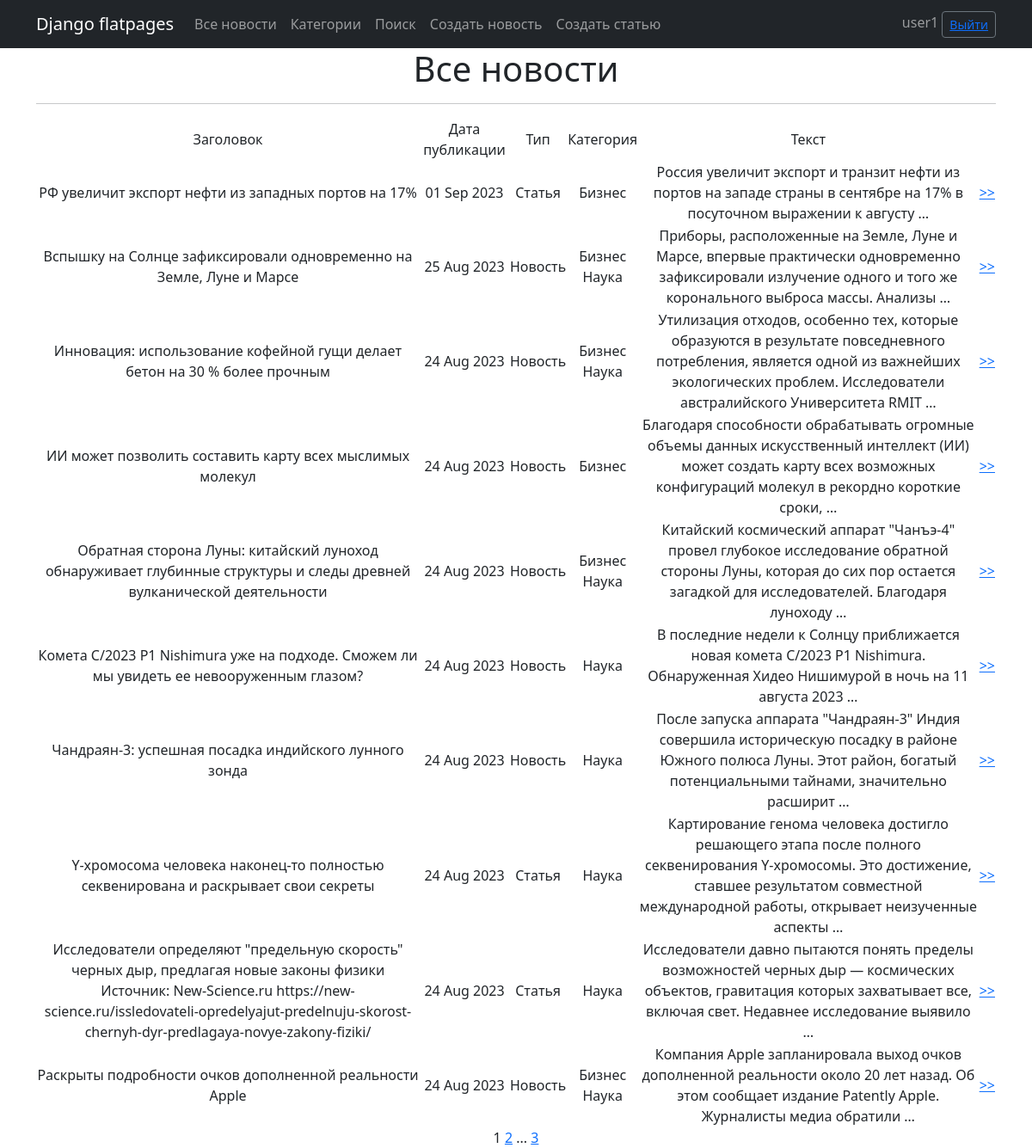
Page /news/ (signed in) on the committed database.
### news/models.py (models this page shows, shortened)
class Post(models.Model):
    news = 'N'
    article = 'A'
    POSITIONS = [
        (news, 'Новость'),
        (article, 'Статья')
    ]
    author = models.ForeignKey(Author, on_delete=models.CASCADE)
    select = models.CharField(max_length=1, choices=POSITIONS, default=news)
    datetime = models.DateTimeField(auto_now_add=True)
    title = models.CharField(max_length=255)
    text = models.TextField()
    category = models.ManyToManyField(Category)
    rating = models.IntegerField(default=0)

class Category(models.Model):
    name = models.CharField(max_length=64, unique=True)
    subscribers = models.ManyToManyField(User)  # related_name='categories'
    def __str__(self):
        return self.name

### news/views.py (the view)
# urls.py: path('', PostList.as_view(), name='post_list'),
class PostList(LoginRequiredMixin, ListView):
    model = Post
    ordering = '-datetime'
    template_name = 'news.html'
    context_object_name = 'posts'
    paginate_by = 10

### news/templatetags/custom_filters.py (called while the page is built)
@register.filter()
def type_filter(value):
    for a in Post.POSITIONS:
        if a[0] == value:
            return a[1]
    return None

@register.filter()
def censor(value):
    def check_word(word):
        for j in range(0, len(word_list)):
            if word.lower() == word_list[j]:
                new_word = word[0]
                for k in range(1, len(word)):
                    new_word += '*'
                word = new_word
        return word
    if type(value) != str:
        return 'Ошибка: "value" не строка!'
    s = ''
    i = 0
    new_word = ''
    while i < len(value):
        c = value[i]
        if (c != ' ') and (c != '.') and (c != ',') and (c != '!') and (c != '?') and (c != ' '):
            new_word += c
        else:
            if new_word != '':
                s = s + check_word(new_word) + c
                new_word = ''
            else:
                s += c
        i += 1
    if new_word != '':
        s = s + check_word(new_word)
    return s

### templates/news.html (shortened to what this page needs)
{% extends 'flatpages/default.html' %}
{% load custom_filters %}
{% block content %}
   <h1>Все новости</h1>
   <hr>
   {% if posts %}
       <table>
           <tr>
               <td>Заголовок</td>
               <td>Дата публикации</td>
               <td>Тип</td>
               <td>Категория</td>
               <td>Текст</td>
               <td></td>
           </tr>
           {% for post in posts %}
           <tr>
               <td>{{ post.title|censor }}</td>
               <td>{{ post.datetime|date:'d M Y' }}</td>
               <td>{{ post.select|type_filter }}</td>
               <td>{% for category in post.category.all %}{{ category }}<br/>{% endfor %}</td>
               <td>{{ post.text|censor|truncatewords:20 }}</td>
               <td><a href="{% url 'post_detal' post.pk %}">>></a></td>
           </tr>
           {% endfor %}
       </table>
   {% else %}
       <h2>Новостей нет!</h2>
   {% endif %}
   {{ page_obj.number }}
   {% if page_obj.has_next %}
       <a href="?page={{ page_obj.next_page_number }}">{{ page_obj.next_page_number }}</a>
       {% if paginator.num_pages != page_obj.next_page_number %}
           ...
           <a href="?page={{ page_obj.paginator.num_pages }}">{{ page_obj.paginator.num_pages }}</a>
       {% endif %}
   {% endif %}
{% endblock content %}

### templates/flatpages/default.html (shortened to what this page needs)
<!DOCTYPE html>
<html lang="en">
    <head>
        {% load static %}
        <link href="{% static 'css/styles.css' %}" rel="stylesheet" />
    </head>
    <body>
        <nav class="navbar navbar-expand-lg navbar-dark bg-dark static-top">
           <div class="container">
               <a class="navbar-brand" href="#">Django flatpages</a>
               <div class="collapse navbar-collapse" id="navbarResponsive">
                   <ul class="navbar-nav ml-auto">
                       <li class="nav-item">
                           <a class="nav-link" href="/news">Все новости</a>
                       </li>
                       <li class="nav-item">
                           <a class="nav-link" href="/news/categories/">Категории</a>
                       </li>
                       <li class="nav-item">
                           <a class="nav-link" href="/news/search/">Поиск</a>
                       </li>
                       <li class="nav-item">
                           <a class="nav-link" href="/news/create/">Создать новость</a>
                       </li>
                       <li class="nav-item">
                           <a class="nav-link" href="/articles/create/">Создать статью</a>
                       </li>
                   </ul>
               </div>
               <form class="form-inline">
               <span class="navbar-text">
                   {{request.user.username}}
               </span>
               <button class="btn btn-sm btn-outline-secondary" type="button"> <a href="/sign/logout/">Выйти</a> </button>
               </form>
           </div>
        </nav>
        <div class="container">
           <div class="row">
               <div class="col-lg-12 text-center">
                   {% block content %}{% endblock content %}
               </div>
           </div>
        </div>
    </body>
</html>

### rows in the picture
Post: title|censor "РФ увеличит экспорт нефти из западных портов на 17%", datetime "01 Sep 2023", select|type_filter "Статья", text|censor "Россия увеличит экспорт и транзит нефти из портов на западе страны в сентябре на 17% в посуточном выражении к августу …"
Category: name "Бизнес"
Post: title|censor "Вспышку на Солнце зафиксировали одновременно на Земле, Луне и Марсе", datetime "25 Aug 2023", select|type_filter "Новость", text|censor "Приборы, расположенные на Земле, Луне и Марсе, впервые практически одновременно зафиксировали излучение одного и того же коронального выброса массы. Анализы …"
Category: name "Наука"
Post: title|censor "Инновация: использование кофейной гущи делает бетон на 30 % более прочным", datetime "24 Aug 2023", select|type_filter "Новость", text|censor "Утилизация отходов, особенно тех, которые образуются в результате повседневного потребления, является одной из важнейших экологических проблем. Исследователи австралийского Университета RMIT …"
Post: title|censor "ИИ может позволить составить карту всех мыслимых молекул", datetime "24 Aug 2023", select|type_filter "Новость", text|censor "Благодаря способности обрабатывать огромные объемы данных искусственный интеллект (ИИ) может создать карту всех возможных конфигураций молекул в рекордно короткие сроки, …"
Post: title|censor "Обратная сторона Луны: китайский луноход обнаруживает глубинные структуры и следы древней вулканической деятельности", datetime "24 Aug 2023", select|type_filter "Новость", text|censor "Китайский космический аппарат \"Чанъэ-4\" провел глубокое исследование обратной стороны Луны, которая до сих пор остается загадкой для исследователей. Благодаря луноходу …"
Post: title|censor "Комета C/2023 P1 Nishimura уже на подходе. Сможем ли мы увидеть ее невооруженным глазом?", datetime "24 Aug 2023", select|type_filter "Новость", text|censor "В последние недели к Солнцу приближается новая комета C/2023 P1 Nishimura. Обнаруженная Хидео Нишимурой в ночь на 11 августа 2023 …"
Post: title|censor "Чандраян-3: успешная посадка индийского лунного зонда", datetime "24 Aug 2023", select|type_filter "Новость", text|censor "После запуска аппарата \"Чандраян-3\" Индия совершила историческую посадку в районе Южного полюса Луны. Этот район, богатый потенциальными тайнами, значительно расширит …"
Post: title|censor "Y-хромосома человека наконец-то полностью секвенирована и раскрывает свои секреты", datetime "24 Aug 2023", select|type_filter "Статья", text|censor "Картирование генома человека достигло решающего этапа после полного секвенирования Y-хромосомы. Это достижение, ставшее результатом совместной международной работы, открывает неизученные аспекты …"
Post: title|censor "Исследователи определяют \"предельную скорость\" черных дыр, предлагая новые законы физики Источник: New-Science.ru https://new-science.ru/issledovateli-opredelyajut-predelnuju-skorost-chernyh-dyr-predlagaya-novye-zakony-fiziki/", datetime "24 Aug 2023", select|type_filter "Статья", text|censor "Исследователи давно пытаются понять пределы возможностей черных дыр — космических объектов, гравитация которых захватывает все, включая свет. Недавнее исследование выявило …"
Post: title|censor "Раскрыты подробности очков дополненной реальности Apple", datetime "24 Aug 2023", select|type_filter "Новость", text|censor "Компания Apple запланировала выход очков дополненной реальности около 20 лет назад. Об этом сообщает издание Patently Apple. Журналисты медиа обратили …"

### other values in the picture
{{ request.user.username }} "user1"
{{ page_obj.number }} "1"
{{ page_obj.next_page_number }} "2"
{{ page_obj.paginator.num_pages }} "3"
